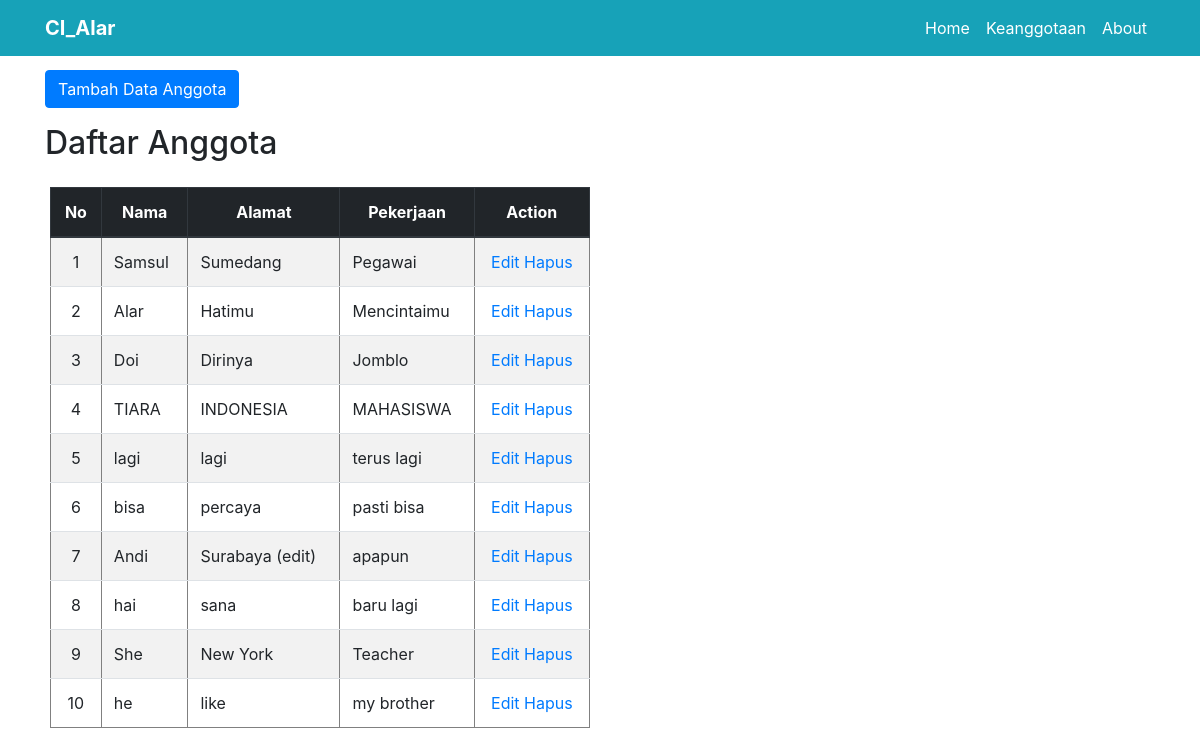
The page /index.php/keanggotaan on the database its author committed.
### tables this page shows
CREATE TABLE `user` (
  `id` int(11) NOT NULL,
  `nama` varchar(50) NOT NULL,
  `alamat` text NOT NULL,
  `pekerjaan` varchar(50) NOT NULL
);

### application/controllers/Keanggotaan.php (called while the page is built, shortened)
<?php
class Keanggotaan extends CI_Controller{
	function __construct(){
		$this->load->model('m_data');
		$this->load->library('form_validation');
	}
	function index(){
		$data['judul'] ='Halaman Keanggotaan';
		$this->load->view('templates/header',$data);
		$data['user'] = $this->m_data->tampil_data()->result();
		$this->load->view('keanggotaan/index',$data);
		$this->load->view('templates/footer');
	}
}

### index.php (called while the page is built, shortened)
<?php
require_once BASEPATH.'core/CodeIgniter.php';

### application/models/M_data.php (called while the page is built, shortened)
<?php
class M_data extends CI_Model{
	function tampil_data(){
		return $this->db->get('user');
	}
}

### application/views/keanggotaan/index.php (the view, shortened to what this page needs)
<div class="container" id="keanggotaan">
	<div class="row mt-3">
		<div class="col-md-6">
			<a href="<?= base_url(); ?>keanggotaan/tambah" class="btn btn-primary">Tambah Data Anggota</a>
		</div>
	</div>
	<div class="row mt-3">
		<div class="col-md-6">
		<h2>Daftar Anggota</h2>
		<table class="table table-striped" style="margin:25px 5px;" border="1">
		<thead class="thead-dark">
			<tr>
				<th scope="col">No</th>
				<th scope="col">Nama</th>
				<th scope="col">Alamat</th>
				<th scope="col">Pekerjaan</th>
				<th scope="col">Action</th>
			</tr>
		</thead>
			<?php $no = 1; foreach($user as $u){ ?>
			<tr>
				<td id="no"><?php echo $no++ ?></td>
				<td><?php echo $u->nama ?></td>
				<td><?php echo $u->alamat ?></td>
				<td><?php echo $u->pekerjaan ?></td>
				<td id="action">
					<?php echo anchor('keanggotaan/edit/'.$u->id,'Edit'); ?>
					<?php echo anchor('keanggotaan/hapus/'.$u->id,'Hapus'); ?>
				</td>
			</tr>
			<?php } ?>
		</table>
		</div>
	</div>
</div>

### application/views/templates/header.php (shortened to what this page needs)
<!doctype html>
<html lang="en">
<head>
   <link rel="stylesheet" href="/rnd_alar_ci/assets/css/bootstrap.min.css">
   <link rel="stylesheet" href="https://stackpath.bootstrapcdn.com/bootstrap/4.1.3/css/bootstrap.min.css">
   <link rel="stylesheet" href="<?= base_url(); ?>assets/css/style.css">
</head>
<body>
<nav class="navbar navbar-expand-lg navbar-light bg-info fixed-top">
   <div class="container">
      <a class="navbar-brand font-weight-bold text-white" href="#page-top">CI_Alar</a>
      <div class="collapse navbar-collapse" id="navbarNavAltMarkup">
         <div class="navbar-nav ml-auto">
            <a class="nav-item active nav-link js-scroll-trigger text-white" href="<?= base_url(); ?>">Home <span class="sr-only">(current)</span></a>
            <a class="nav-item nav-link js-scroll-trigger text-white" href="<?= base_url(); ?>keanggotaan">Keanggotaan</a>
            <a class="nav-item nav-link js-scroll-trigger text-white" href="<?= base_url(); ?>about">About</a>
         </div>
      </div>
   </div>
</nav>

### application/views/templates/footer.php (shortened to what this page needs)
   </body>
</html>

### assets/css/style.css (style rules this page uses)
#keanggotaan { margin-top: 70px; }
th { text-align: center; }
#no { text-align: center; }
#action { text-align: center; }

### rows shown on the page
user: nama "Samsul", alamat "Sumedang", pekerjaan "Pegawai", id "Edit", id "Hapus"
user: nama "Alar", alamat "Hatimu", pekerjaan "Mencintaimu", id "Edit", id "Hapus"
user: nama "Doi", alamat "Dirinya", pekerjaan "Jomblo", id "Edit", id "Hapus"
user: nama "TIARA", alamat "INDONESIA", pekerjaan "MAHASISWA", id "Edit", id "Hapus"
user: nama "lagi", alamat "lagi", pekerjaan "terus lagi", id "Edit", id "Hapus"
user: nama "bisa", alamat "percaya", pekerjaan "pasti bisa", id "Edit", id "Hapus"
user: nama "Andi", alamat "Surabaya (edit)", pekerjaan "apapun", id "Edit", id "Hapus"
user: nama "hai", alamat "sana", pekerjaan "baru lagi", id "Edit", id "Hapus"
user: nama "She", alamat "New York", pekerjaan "Teacher", id "Edit", id "Hapus"
user: nama "he", alamat "like", pekerjaan "my brother", id "Edit", id "Hapus"
